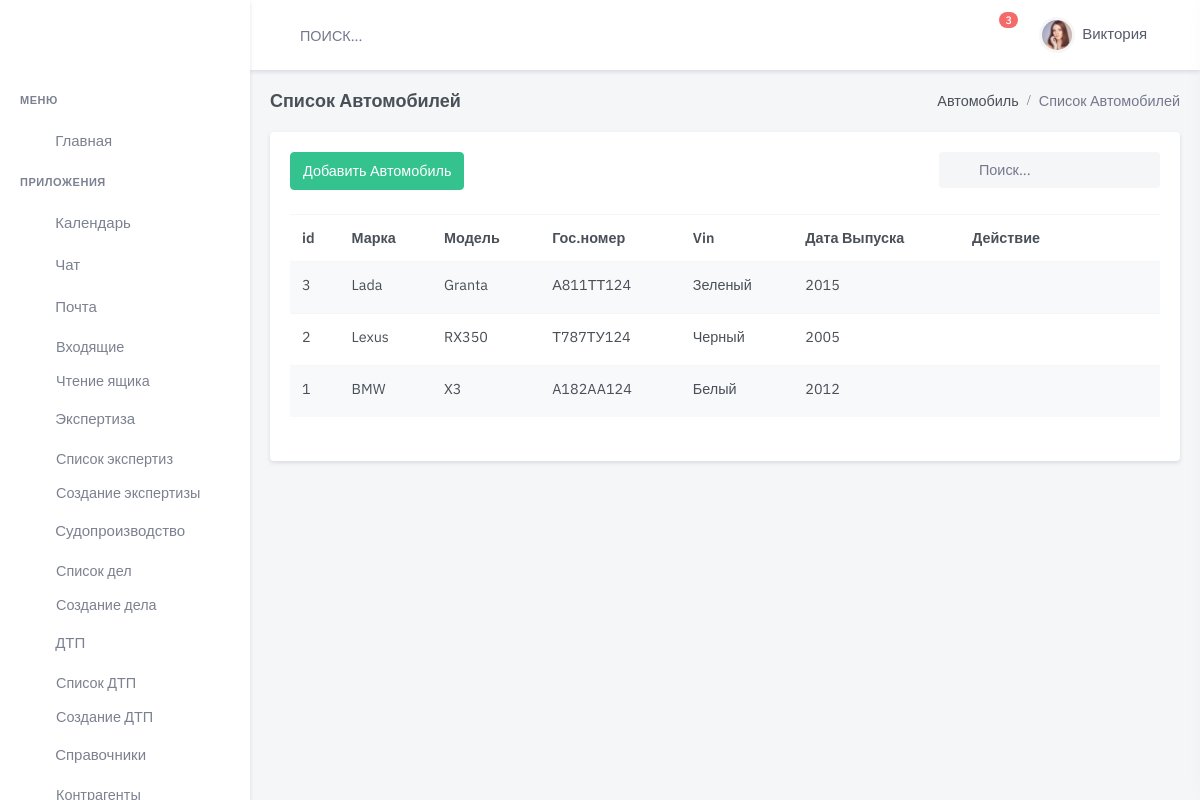
Before: /auto/ with the older database file.
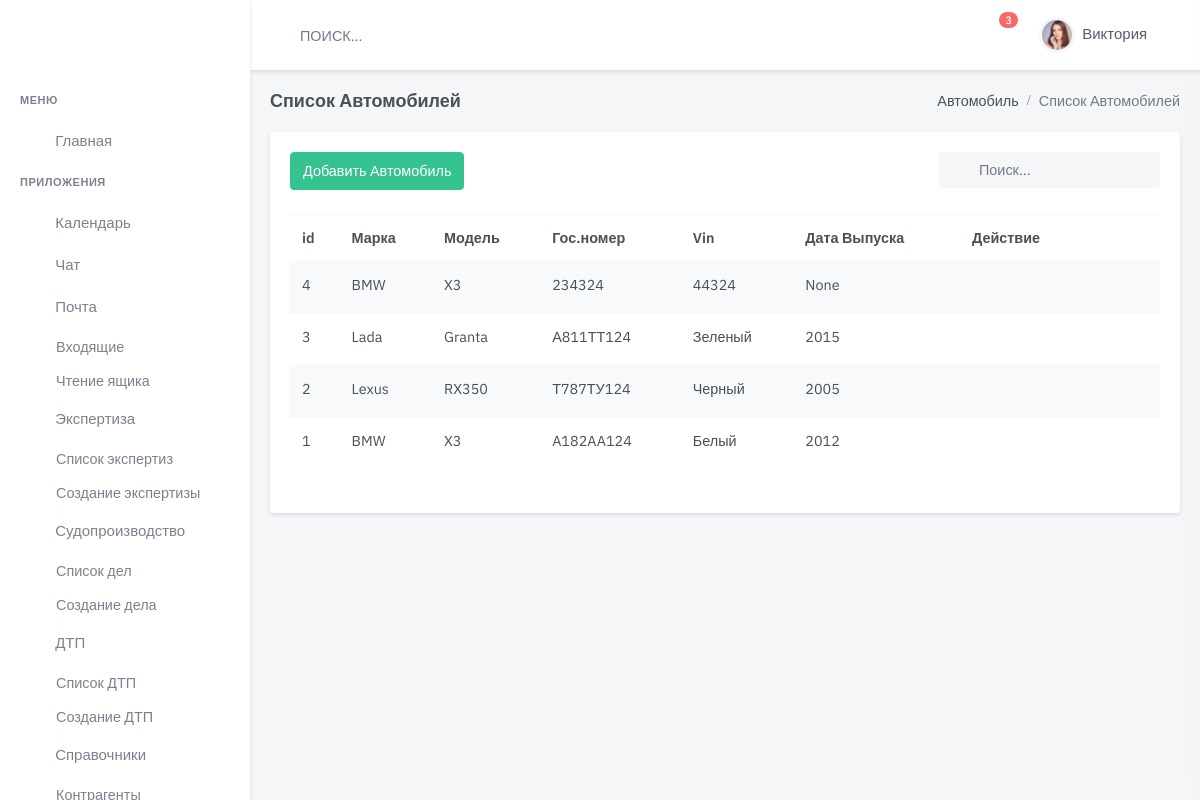
After: the same page with the newer database file.
### auto/models.py (models this page shows, shortened)
class Car(models.Model):
    model = models.ForeignKey(
        Model, blank=True,
        on_delete=models.CASCADE,
        related_name='model',
        null=True,
        verbose_name='Модель '
    )
    marka = models.ForeignKey(
        Brend,
        blank=True,
        on_delete=models.CASCADE,
        related_name='marka',
        null=True,
        verbose_name='Марка '
    )
    number = models.CharField(
        max_length=24,
        blank=True,
        null=True,
        default=None,
        verbose_name='Гос.номер '
    )
    color = models.CharField(
        max_length=24,
        blank=True,
        null=True,
        default=None,
        verbose_name='Цвет')
    date_made = models.PositiveSmallIntegerField(
        blank=True,
        null=True,
        verbose_name='Год выпуска'
    )
    sts_s = models.CharField(
        max_length=4,
        blank=True,
        null=True,
        default=None,
        verbose_name='Серия СТС'
    )
    sts_n = models.CharField(
        max_length=11,
        blank=True,
        null=True,
        default=None,
        verbose_name='Номер СТС')
    sts_date = models.DateField(
        blank=True,
        null=True,
        default=None,
        verbose_name='Дата выдачи СТС'
    )
    pts_s = models.CharField(
        max_length=4,
        blank=True,
        null=True,
        default=None,
        verbose_name='Серия ПТС'
    )
    pts_n = models.CharField(
        max_length=11,
        blank=True,
        null=True,
        default=None,
        verbose_name='Номер ПТС'
    )
    pts_date = models.DateField(
        blank=True,
        null=True,
        default=None,
        verbose_name='Дата выдачи ПТС'
    )
    vin = models.CharField(
        max_length=24,
        blank=True,
        null=True,
        default=None,
        verbose_name='VIN номер')
    insurance_number = models.CharField(
        max_length=24,
        blank=True,
        null=True,
        default=None,
        verbose_name='Номер полиса страхования ОСАГО'
    )
    insurance_date = models.DateField(
        blank=True,
        null=True,
        default=None,
        verbose_name='Дата выдачи полиса ОСАГО'
    )
    insurance_doc = models.FileField(
        upload_to='upload/auto/insurance_osago/',
        null=True, default=None,
        blank=True,
        verbose_name="Скан полиса ОСАГО"
    )
    insurance_numberk = models.CharField(
        max_length=24,
        blank=True,
        null=True,
        default=None,
        verbose_name='Номер полиса страхования КАСКО'
    )
    insurance_datek = models.DateField(
        blank=True,
        null=True,
        default=None,
        verbose_name='Дата выдачи полиса КАСКО'
    )
    insurance_dock = models.FileField(
        upload_to='upload/auto/insurance_kasko/',
        null=True, default=None,
        blank=True,
        verbose_name="Скан полиса КАСКО"
    )
    driver = models.CharField(
        max_length=24,
        blank=True,
        null=True,
        default=None,
        verbose_name='Сделать ссылку на клиента ')
    doc_pass = models.FileField(
        upload_to='upload/client/pasport/',
        null=True,
        default=None,
        blank=True,
        verbose_name="Фото ПТС"
    )
    Comment = models.CharField(
        max_length=500,
        blank=True, null=True,
        default=None,
        verbose_name='Комментарий'
    )
    is_active = models.BooleanField(default=True)
    created = models.DateTimeField(auto_now_add=True, auto_now=False)
    updated = models.DateTimeField(auto_now_add=False, auto_now=True)
    class Meta:
        verbose_name = "Транспортное средство  "
        verbose_name_plural = "Транспортные средства"
        ordering = ['-created']

class Brend(models.Model):
    name = models.CharField(
        max_length=30,
        blank=True,
        null=True,
        default=None,
        verbose_name='Марка ТС ')
    is_active = models.BooleanField(default=True)
    created = models.DateTimeField(auto_now_add=True, auto_now=False)
    updated = models.DateTimeField(auto_now_add=False, auto_now=True)
    def __str__(self):
        return self.name
    class Meta:
        verbose_name = "Марка ТС"
        verbose_name_plural = "Марки ТС"

class Model(models.Model):
    name = models.CharField(
        max_length=30,
        blank=True,
        null=True,
        default=None,
        verbose_name='Модель ТС '
    )
    brand_auto = models.ForeignKey(
        Brend,
        on_delete=models.CASCADE,
        verbose_name='Марка Авто'
    )
    is_active = models.BooleanField(default=True)
    created = models.DateTimeField(auto_now_add=True, auto_now=False)
    updated = models.DateTimeField(auto_now_add=False, auto_now=True)
    def __str__(self):
        return '{}'.format(self.name)
    class Meta:
        db_table = 'automarket_target_model'
    ordering = ['brand_auto', 'name']
    verbose_name = "Модель ТС"
    verbose_name_plural = "Модель ТС"

### auto/views.py (the view)
# urls.py: path('', auto_list, name='auto-list'),
def auto_list(request):
    auto = Car.objects.all()
    return render(request, 'dist/handbk/auto/auto-list.html', {'results': auto})

### templates/dist/handbk/auto/auto-list.html (shortened to what this page needs)
{% extends 'dist/index.html' %}
{% load static %}
{% block content %}
  <div class="main-content">
    <div class="page-content">
      <div class="container-fluid">
        <div class="row">
          <div class="col-12">
            <div class="page-title-box d-flex align-items-center justify-content-between">
              <h4 class="mb-0">Список Автомобилей</h4>
              <div class="page-title-right">
                <ol class="breadcrumb m-0">
                  <li class="breadcrumb-item"><a href="javascript: void(0);">Автомобиль</a></li>
                  <li class="breadcrumb-item active">Список Автомобилей</li>
                </ol>
              </div>
            </div>
          </div>
        </div>
        <div class="row">
          <div class="col-lg-12">
            <div class="card">
              <div class="card-body">
                <div class="row mb-2">
                  <div class="col-md-6">
                    <div class="mb-3">
                      <a href="{% url 'auto-new' %}" class="btn btn-success waves-effect waves-light">
                        <iclass
                        ="mdi mdi-plus me-2"></i> Добавить Автомобиль</a>
                    </div>
                  </div>
                  <div class="col-md-6">
                    <div class="form-inline float-md-end mb-3">
                      <div class="search-box ms-2">
                        <div class="position-relative">
                          <form>
                            <input name="find" type="text" id="find" onclick="this.select();"
                                   class="form-control rounded bg-light border-0" placeholder="Поиск...">
                          </form>
                        </div>
                      </div>
                    </div>
                  </div>
                </div>
                <div class="table-responsive mb-4">
                  <table class="table table-striped table-nowrap mb-0">
                    <thead>
                    <tr>
                      <th scope="col">id</th>
                      <th scope="col">Марка</th>
                      <th scope="col">Модель</th>
                      <th scope="col">Гос.номер</th>
                      <th scope="col">Vin</th>
                      <th scope="col">Дата Выпуска</th>
                      <th scope="col" style="width: 200px;">Действие</th>
                    </tr>
                    </thead>
                    <tbody>
                    {% for item in results %}
                      <tr>
                        <td>
                          <a href="#" class="text-body">{{ item.id }}</a>
                        </td>
                        <td>{{ item.marka }}</td>
                        <td>{{ item.model }}</td>
                        <td>{{ item.number }}</td>
                        <td>{{ item.color }}</td>
                        <td>{{ item.date_made }}</td>
                        <td>
                          <ul class="list-inline mb-0">
                            <li class="list-inline-item">
                              <a href="javascript:void(0);" class="px-2 text-danger"></a>
                            </li>
                            <li class="list-inline-item dropdown">
                              <a class="text-muted dropdown-toggle font-size-18 px-2" href="#"
                                 role="button"
                                 data-bs-toggle="dropdown" aria-haspopup="true">
                              </a>
                            </li>
                          </ul>
                        </td>
                      </tr>
                    {% endfor %}
                    </tbody>
                  </table>
                </div>
              </div>
            </div>
          </div>
        </div>
      </div>
    </div>
  </div>
{% endblock content %}

Changed rows visible on the page:
added Car: id "4", marka "BMW", model "X3", number "234324", color "44324", date_made "None"
